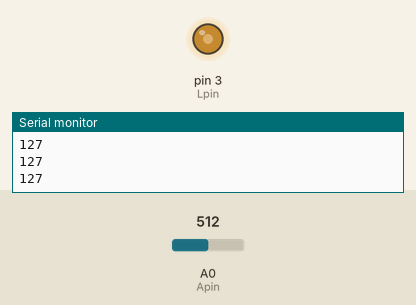
A sketch run on a simulated Arduino Uno, built with avr-gcc and run on an emulated ATmega328P. Parts: output pins drawn as LEDs (lit = HIGH), the last lines printed to the serial monitor. Inputs (shaded band) come from the test bench; at power-on: A0 (Apin) = 512.

Above: at 1.2 s.
1.3 s: A0 (Apin) set to 716
At 2.0 s:
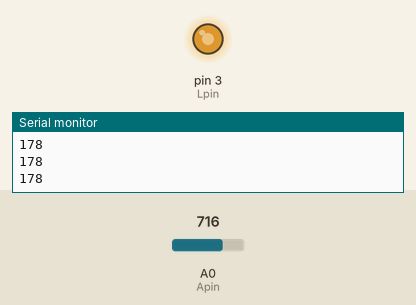
2.8 s: A0 (Apin) set to 900
At 3.2 s:
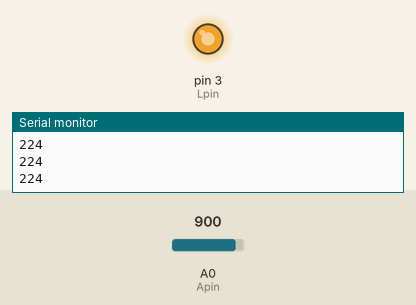
4.3 s: A0 (Apin) set to 122
At 5.5 s:
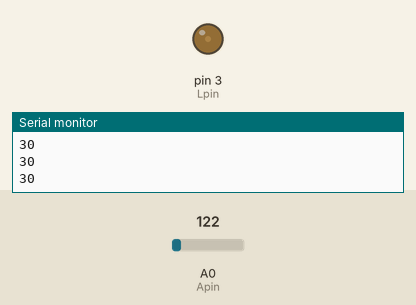
5.8 s: A0 (Apin) set to 0
At 6.6 s:
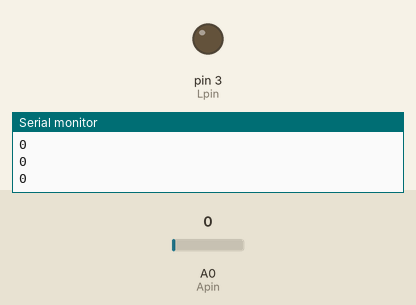
7.3 s: A0 (Apin) set to 511
At 7.7 s:
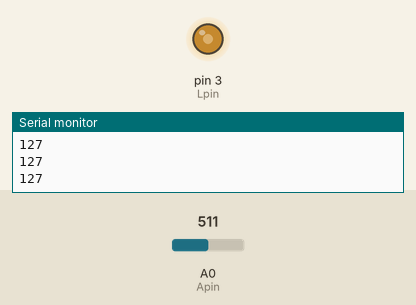
Timing chart, 0 to 9.8 s (numbered marks = the images above; inputs shaded):
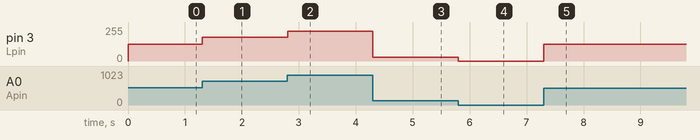

The sketch:

sketch_w4_potentiometer_wLed.ino
```cpp
/*
Potentiometer with led
*/

#define Apin A0
#define Lpin 3
int val = 0; //analog value

void setup() {
  Serial.begin(9600);
}

void loop() {
  val = analogRead(Apin);
  val = map(val, 0, 1023, 0, 255);
  analogWrite(Lpin, val);
  Serial.println(val);
}
```

Measured:
- after the input at 1.3 s, pin 3 (Lpin): 127/255 → 178/255 at once
- after the input at 2.8 s, pin 3 (Lpin): 178/255 → 224/255 at once
- after the input at 4.3 s, pin 3 (Lpin): 224/255 → 30/255 at once
- after the input at 5.8 s, pin 3 (Lpin): 30/255 → 0/255 at once
- after the input at 7.3 s, pin 3 (Lpin): 0/255 → 127/255 at once
